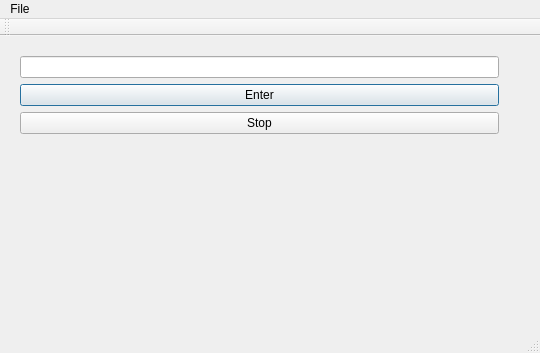
<?xml version="1.0" encoding="UTF-8"?>
<ui version="4.0">
 <class>MainWindow</class>
 <widget class="QMainWindow" name="MainWindow">
  <property name="geometry">
   <rect>
    <x>0</x>
    <y>0</y>
    <width>540</width>
    <height>353</height>
   </rect>
  </property>
  <property name="windowTitle">
   <string>MainWindow</string>
  </property>
  <widget class="QWidget" name="centralWidget">
   <widget class="QWidget" name="verticalLayoutWidget">
    <property name="geometry">
     <rect>
      <x>9</x>
      <y>9</y>
      <width>501</width>
      <height>271</height>
     </rect>
    </property>
    <layout class="QVBoxLayout" name="verticalLayout">
     <item>
      <widget class="QLineEdit" name="lineEdit"/>
     </item>
     <item>
      <widget class="QPushButton" name="pushButton">
       <property name="text">
        <string>Enter</string>
       </property>
       <property name="default">
        <bool>true</bool>
       </property>
      </widget>
     </item>
     <item>
      <widget class="QPushButton" name="stopButton">
       <property name="text">
        <string>Stop</string>
       </property>
      </widget>
     </item>
     <item>
      <widget class="QLabel" name="label">
       <property name="text">
        <string/>
       </property>
      </widget>
     </item>
    </layout>
   </widget>
  </widget>
  <widget class="QMenuBar" name="menuBar">
   <property name="geometry">
    <rect>
     <x>0</x>
     <y>0</y>
     <width>540</width>
     <height>25</height>
    </rect>
   </property>
   <widget class="QMenu" name="menuFile">
    <property name="title">
     <string>File</string>
    </property>
    <addaction name="actionQuit"/>
   </widget>
   <addaction name="menuFile"/>
  </widget>
  <widget class="QToolBar" name="mainToolBar">
   <attribute name="toolBarArea">
    <enum>TopToolBarArea</enum>
   </attribute>
   <attribute name="toolBarBreak">
    <bool>false</bool>
   </attribute>
  </widget>
  <widget class="QStatusBar" name="statusBar"/>
  <action name="actionQuit">
   <property name="text">
    <string>Quit</string>
   </property>
   <property name="toolTip">
    <string>Quit the program.</string>
   </property>
   <property name="shortcut">
    <string>Esc</string>
   </property>
  </action>
 </widget>
 <layoutdefault spacing="6" margin="11"/>
 <resources/>
 <connections/>
</ui>
